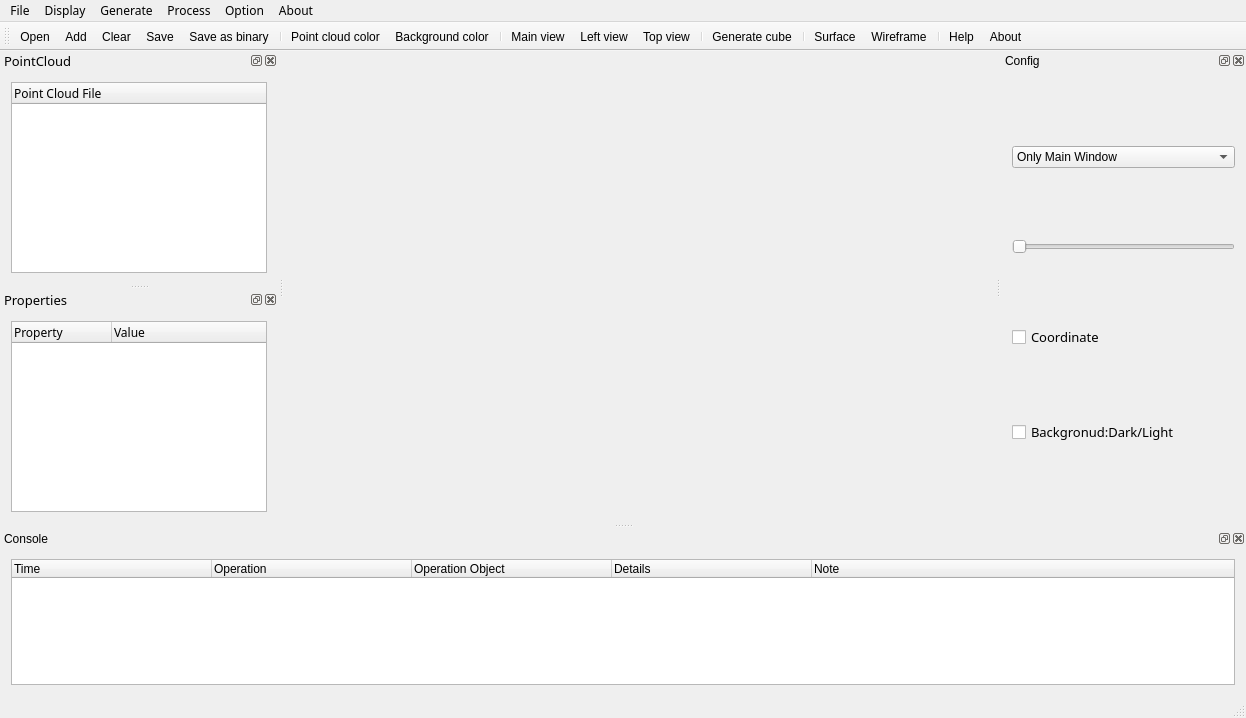
<?xml version="1.0" encoding="UTF-8"?>
<ui version="4.0">
 <class>Viewer</class>
 <widget class="QMainWindow" name="Viewer">
  <property name="geometry">
   <rect>
    <x>0</x>
    <y>0</y>
    <width>1246</width>
    <height>718</height>
   </rect>
  </property>
  <property name="sizePolicy">
   <sizepolicy hsizetype="Expanding" vsizetype="Expanding">
    <horstretch>85</horstretch>
    <verstretch>0</verstretch>
   </sizepolicy>
  </property>
  <property name="minimumSize">
   <size>
    <width>900</width>
    <height>650</height>
   </size>
  </property>
  <property name="maximumSize">
   <size>
    <width>16777215</width>
    <height>16777215</height>
   </size>
  </property>
  <property name="windowTitle">
   <string>3DViewer</string>
  </property>
  <property name="styleSheet">
   <string notr="true"/>
  </property>
  <property name="animated">
   <bool>true</bool>
  </property>
  <property name="tabShape">
   <enum>QTabWidget::Rounded</enum>
  </property>
  <property name="dockNestingEnabled">
   <bool>false</bool>
  </property>
  <widget class="QWidget" name="centralWidget">
   <property name="sizePolicy">
    <sizepolicy hsizetype="Preferred" vsizetype="Preferred">
     <horstretch>0</horstretch>
     <verstretch>0</verstretch>
    </sizepolicy>
   </property>
   <layout class="QHBoxLayout" name="horizontalLayout_5">
    <item>
     <widget class="QVTKOpenGLWidget" name="screen" native="true">
      <property name="minimumSize">
       <size>
        <width>600</width>
        <height>400</height>
       </size>
      </property>
     </widget>
    </item>
   </layout>
  </widget>
  <widget class="QMenuBar" name="menuBar">
   <property name="geometry">
    <rect>
     <x>0</x>
     <y>0</y>
     <width>1246</width>
     <height>36</height>
    </rect>
   </property>
   <property name="font">
    <font>
     <family>微软雅黑</family>
    </font>
   </property>
   <widget class="QMenu" name="menuFile">
    <property name="title">
     <string>File</string>
    </property>
    <addaction name="openAction"/>
    <addaction name="addAction"/>
    <addaction name="clearAction"/>
    <addaction name="saveAction"/>
    <addaction name="saveBinaryAction"/>
    <addaction name="exitAction"/>
   </widget>
   <widget class="QMenu" name="menuGenerate">
    <property name="title">
     <string>Generate</string>
    </property>
    <widget class="QMenu" name="menuBasic_shapes">
     <property name="title">
      <string>Basic shapes</string>
     </property>
     <property name="icon">
      <iconset resource="viewer.qrc">
       <normaloff>:/Resources/images/shape.png</normaloff>:/Resources/images/shape.png</iconset>
     </property>
     <addaction name="sphereAction"/>
     <addaction name="cylinderAction"/>
    </widget>
    <addaction name="cubeAction"/>
    <addaction name="menuBasic_shapes"/>
   </widget>
   <widget class="QMenu" name="menuAbout">
    <property name="title">
     <string>About</string>
    </property>
    <addaction name="helpAction"/>
    <addaction name="aboutAction"/>
   </widget>
   <widget class="QMenu" name="menuOption">
    <property name="title">
     <string>Option</string>
    </property>
    <widget class="QMenu" name="themeAction">
     <property name="title">
      <string>Theme</string>
     </property>
     <property name="icon">
      <iconset resource="viewer.qrc">
       <normaloff>:/Resources/images/theme.png</normaloff>:/Resources/images/theme.png</iconset>
     </property>
     <addaction name="windowsThemeAction"/>
     <addaction name="darculaThemeAction"/>
    </widget>
    <widget class="QMenu" name="langAction">
     <property name="title">
      <string>Language</string>
     </property>
     <property name="icon">
      <iconset resource="viewer.qrc">
       <normaloff>:/Resources/images/language.png</normaloff>:/Resources/images/language.png</iconset>
     </property>
     <addaction name="englishAction"/>
     <addaction name="chineseAction"/>
    </widget>
    <addaction name="themeAction"/>
    <addaction name="langAction"/>
   </widget>
   <widget class="QMenu" name="menuView">
    <property name="title">
     <string>Display</string>
    </property>
    <widget class="QMenu" name="menuAngle_view">
     <property name="title">
      <string>Angle view</string>
     </property>
     <addaction name="mainviewAction"/>
     <addaction name="leftviewAction"/>
     <addaction name="topviewAction"/>
    </widget>
    <addaction name="pointcolorAction"/>
    <addaction name="bgcolorAction"/>
    <addaction name="menuAngle_view"/>
   </widget>
   <widget class="QMenu" name="menuProcess">
    <property name="title">
     <string>Process</string>
    </property>
    <addaction name="meshsurfaceAction"/>
    <addaction name="wireframeAction"/>
   </widget>
   <addaction name="menuFile"/>
   <addaction name="menuView"/>
   <addaction name="menuGenerate"/>
   <addaction name="menuProcess"/>
   <addaction name="menuOption"/>
   <addaction name="menuAbout"/>
  </widget>
  <widget class="QToolBar" name="mainToolBar">
   <attribute name="toolBarArea">
    <enum>TopToolBarArea</enum>
   </attribute>
   <attribute name="toolBarBreak">
    <bool>false</bool>
   </attribute>
   <addaction name="openAction"/>
   <addaction name="addAction"/>
   <addaction name="clearAction"/>
   <addaction name="saveAction"/>
   <addaction name="saveBinaryAction"/>
   <addaction name="separator"/>
   <addaction name="pointcolorAction"/>
   <addaction name="bgcolorAction"/>
   <addaction name="separator"/>
   <addaction name="mainviewAction"/>
   <addaction name="leftviewAction"/>
   <addaction name="topviewAction"/>
   <addaction name="separator"/>
   <addaction name="cubeAction"/>
   <addaction name="separator"/>
   <addaction name="meshsurfaceAction"/>
   <addaction name="wireframeAction"/>
   <addaction name="separator"/>
   <addaction name="helpAction"/>
   <addaction name="aboutAction"/>
  </widget>
  <widget class="QStatusBar" name="statusBar"/>
  <widget class="QDockWidget" name="RGBDock">
   <property name="minimumSize">
    <size>
     <width>245</width>
     <height>400</height>
    </size>
   </property>
   <property name="maximumSize">
    <size>
     <width>300</width>
     <height>524287</height>
    </size>
   </property>
   <property name="windowTitle">
    <string>Config</string>
   </property>
   <attribute name="dockWidgetArea">
    <number>2</number>
   </attribute>
   <widget class="QWidget" name="dockWidgetContents_4">
    <layout class="QVBoxLayout" name="verticalLayout_2">
     <item>
      <widget class="QComboBox" name="renderNum">
        <item>
        <property name="text">
         <string>Only Main Window</string>
        </property>
       </item>
       <item>
        <property name="text">
         <string>Two Render Window</string>
        </property>
       </item>
       <item>
        <property name="text">
         <string>Four Render Window</string>
        </property>
       </item>
       <item>
        <property name="text">
         <string>Six Render Window</string>
        </property>
       </item>
      </widget>
     </item>
     <item>
        <widget class="QSlider" name="pSlider">
         <property name="sizePolicy">
          <sizepolicy hsizetype="Expanding" vsizetype="Fixed">
           <horstretch>0</horstretch>
           <verstretch>0</verstretch>
          </sizepolicy>
         </property>
         <property name="minimumSize">
          <size>
           <width>132</width>
           <height>0</height>
          </size>
         </property>
         <property name="minimum">
          <number>1</number>
         </property>
         <property name="maximum">
          <number>10</number>
         </property>
         <property name="sliderPosition">
          <number>1</number>
         </property>
         <property name="orientation">
          <enum>Qt::Horizontal</enum>
         </property>
        </widget>
       </item>
      <item>
      <widget class="QCheckBox" name="cooCbx">
       <property name="font">
        <font>
         <family>微软雅黑</family>
         <pointsize>10</pointsize>
        </font>
       </property>
       <property name="text">
        <string>Coordinate</string>
       </property>
      </widget>
     </item>
     <item>
      <widget class="QCheckBox" name="bgcCbx">
       <property name="font">
        <font>
         <family>微软雅黑</family>
         <pointsize>10</pointsize>
        </font>
       </property>
       <property name="text">
        <string>Backgronud:Dark/Light</string>
       </property>
      </widget>
     </item>
    </layout>
   </widget>
  </widget>
  <widget class="QDockWidget" name="dataDock">
   <property name="minimumSize">
    <size>
     <width>250</width>
     <height>233</height>
    </size>
   </property>
   <property name="maximumSize">
    <size>
     <width>300</width>
     <height>524287</height>
    </size>
   </property>
   <property name="font">
    <font>
     <family>微软雅黑</family>
     <pointsize>10</pointsize>
    </font>
   </property>
   <property name="windowTitle">
    <string>PointCloud</string>
   </property>
   <attribute name="dockWidgetArea">
    <number>1</number>
   </attribute>
   <widget class="QWidget" name="dockWidgetContents_5">
    <layout class="QVBoxLayout" name="verticalLayout_3">
     <item>
      <widget class="QTreeWidget" name="dataTree">
       <property name="minimumSize">
        <size>
         <width>0</width>
         <height>180</height>
        </size>
       </property>
       <property name="font">
        <font>
         <family>微软雅黑</family>
         <pointsize>9</pointsize>
        </font>
       </property>
       <property name="contextMenuPolicy">
        <enum>Qt::CustomContextMenu</enum>
       </property>
       <column>
        <property name="text">
         <string>Point Cloud File</string>
        </property>
       </column>
      </widget>
     </item>
    </layout>
   </widget>
  </widget>
  <widget class="QDockWidget" name="propertyDock">
   <property name="minimumSize">
    <size>
     <width>250</width>
     <height>233</height>
    </size>
   </property>
   <property name="font">
    <font>
     <family>微软雅黑</family>
     <pointsize>10</pointsize>
    </font>
   </property>
   <property name="windowTitle">
    <string>Properties</string>
   </property>
   <attribute name="dockWidgetArea">
    <number>1</number>
   </attribute>
   <widget class="QWidget" name="dockWidgetContents_6">
    <layout class="QVBoxLayout" name="verticalLayout_4">
     <item>
      <widget class="QTableWidget" name="propertyTable">
       <property name="minimumSize">
        <size>
         <width>0</width>
         <height>180</height>
        </size>
       </property>
       <property name="font">
        <font>
         <family>微软雅黑</family>
         <pointsize>9</pointsize>
        </font>
       </property>
       <property name="frameShadow">
        <enum>QFrame::Sunken</enum>
       </property>
       <property name="midLineWidth">
        <number>0</number>
       </property>
       <property name="horizontalScrollBarPolicy">
        <enum>Qt::ScrollBarAsNeeded</enum>
       </property>
       <property name="sizeAdjustPolicy">
        <enum>QAbstractScrollArea::AdjustIgnored</enum>
       </property>
       <property name="autoScroll">
        <bool>true</bool>
       </property>
       <property name="editTriggers">
        <set>QAbstractItemView::NoEditTriggers</set>
       </property>
       <property name="tabKeyNavigation">
        <bool>true</bool>
       </property>
       <property name="showDropIndicator" stdset="0">
        <bool>true</bool>
       </property>
       <property name="dragDropOverwriteMode">
        <bool>true</bool>
       </property>
       <property name="alternatingRowColors">
        <bool>false</bool>
       </property>
       <property name="selectionMode">
        <enum>QAbstractItemView::ExtendedSelection</enum>
       </property>
       <property name="textElideMode">
        <enum>Qt::ElideLeft</enum>
       </property>
       <property name="horizontalScrollMode">
        <enum>QAbstractItemView::ScrollPerItem</enum>
       </property>
       <property name="showGrid">
        <bool>false</bool>
       </property>
       <property name="wordWrap">
        <bool>true</bool>
       </property>
       <property name="cornerButtonEnabled">
        <bool>true</bool>
       </property>
       <property name="rowCount">
        <number>4</number>
       </property>
       <property name="columnCount">
        <number>2</number>
       </property>
       <attribute name="horizontalHeaderCascadingSectionResizes">
        <bool>false</bool>
       </attribute>
       <attribute name="horizontalHeaderMinimumSectionSize">
        <number>25</number>
       </attribute>
       <attribute name="horizontalHeaderDefaultSectionSize">
        <number>100</number>
       </attribute>
       <attribute name="horizontalHeaderHighlightSections">
        <bool>true</bool>
       </attribute>
       <attribute name="horizontalHeaderStretchLastSection">
        <bool>true</bool>
       </attribute>
       <attribute name="verticalHeaderVisible">
        <bool>false</bool>
       </attribute>
       <attribute name="verticalHeaderCascadingSectionResizes">
        <bool>false</bool>
       </attribute>
       <row/>
       <row/>
       <row/>
       <row/>
       <column>
        <property name="text">
         <string>Property</string>
        </property>
        <property name="textAlignment">
         <set>AlignLeading|AlignVCenter</set>
        </property>
       </column>
       <column>
        <property name="text">
         <string>Value</string>
        </property>
        <property name="textAlignment">
         <set>AlignLeading|AlignVCenter</set>
        </property>
       </column>
      </widget>
     </item>
    </layout>
   </widget>
  </widget>
  <widget class="QDockWidget" name="consoleDock">
   <property name="minimumSize">
    <size>
     <width>200</width>
     <height>140</height>
    </size>
   </property>
   <property name="maximumSize">
    <size>
     <width>524287</width>
     <height>220</height>
    </size>
   </property>
   <property name="windowTitle">
    <string>Console</string>
   </property>
   <attribute name="dockWidgetArea">
    <number>8</number>
   </attribute>
   <widget class="QWidget" name="dockWidgetContents_7">
    <layout class="QVBoxLayout" name="verticalLayout_5">
     <item>
      <widget class="QTableWidget" name="consoleTable">
       <property name="showGrid">
        <bool>false</bool>
       </property>
       <property name="gridStyle">
        <enum>Qt::SolidLine</enum>
       </property>
       <property name="rowCount">
        <number>0</number>
       </property>
       <property name="columnCount">
        <number>5</number>
       </property>
       <attribute name="horizontalHeaderVisible">
        <bool>true</bool>
       </attribute>
       <attribute name="horizontalHeaderDefaultSectionSize">
        <number>200</number>
       </attribute>
       <attribute name="horizontalHeaderStretchLastSection">
        <bool>true</bool>
       </attribute>
       <attribute name="verticalHeaderVisible">
        <bool>false</bool>
       </attribute>
       <column>
        <property name="text">
         <string>Time</string>
        </property>
        <property name="textAlignment">
         <set>AlignLeading|AlignVCenter</set>
        </property>
       </column>
       <column>
        <property name="text">
         <string>Operation</string>
        </property>
        <property name="textAlignment">
         <set>AlignLeading|AlignVCenter</set>
        </property>
       </column>
       <column>
        <property name="text">
         <string>Operation Object</string>
        </property>
        <property name="textAlignment">
         <set>AlignLeading|AlignVCenter</set>
        </property>
       </column>
       <column>
        <property name="text">
         <string>Details</string>
        </property>
        <property name="textAlignment">
         <set>AlignLeading|AlignVCenter</set>
        </property>
       </column>
       <column>
        <property name="text">
         <string>Note</string>
        </property>
        <property name="textAlignment">
         <set>AlignLeading|AlignVCenter</set>
        </property>
       </column>
      </widget>
     </item>
    </layout>
   </widget>
  </widget>
  <action name="openAction">
   <property name="icon">
    <iconset resource="viewer.qrc">
     <normaloff>:/Resources/images/open.png</normaloff>:/Resources/images/open.png</iconset>
   </property>
   <property name="text">
    <string>Open</string>
   </property>
   <property name="statusTip">
    <string>open a exsting file</string>
   </property>
   <property name="shortcut">
    <string>Ctrl+O</string>
   </property>
  </action>
  <action name="saveAction">
   <property name="icon">
    <iconset resource="viewer.qrc">
     <normaloff>:/Resources/images/save.png</normaloff>:/Resources/images/save.png</iconset>
   </property>
   <property name="text">
    <string>Save</string>
   </property>
   <property name="statusTip">
    <string>save the file</string>
   </property>
   <property name="shortcut">
    <string>Ctrl+S</string>
   </property>
  </action>
  <action name="saveasAction">
   <property name="text">
    <string>Save as...</string>
   </property>
  </action>
  <action name="cubeAction">
   <property name="icon">
    <iconset resource="viewer.qrc">
     <normaloff>:/Resources/images/cube.png</normaloff>:/Resources/images/cube.png</iconset>
   </property>
   <property name="text">
    <string>Generate cube</string>
   </property>
   <property name="statusTip">
    <string>generate a cube point cloud</string>
   </property>
  </action>
  <action name="helpAction">
   <property name="icon">
    <iconset resource="viewer.qrc">
     <normaloff>:/Resources/images/help.png</normaloff>:/Resources/images/help.png</iconset>
   </property>
   <property name="text">
    <string>Help</string>
   </property>
   <property name="statusTip">
    <string>show help information</string>
   </property>
  </action>
  <action name="aboutAction">
   <property name="icon">
    <iconset resource="viewer.qrc">
     <normaloff>:/Resources/images/about.png</normaloff>:/Resources/images/about.png</iconset>
   </property>
   <property name="text">
    <string>About</string>
   </property>
   <property name="statusTip">
    <string>show some information of the software</string>
   </property>
  </action>
  <action name="changeAction">
   <property name="icon">
    <iconset resource="viewer.qrc">
     <normaloff>:/Resources/images/change.png</normaloff>:/Resources/images/change.png</iconset>
   </property>
   <property name="text">
    <string>Change</string>
   </property>
   <property name="statusTip">
    <string>change the format of the file</string>
   </property>
  </action>
  <action name="exitAction">
   <property name="icon">
    <iconset resource="viewer.qrc">
     <normaloff>:/Resources/images/exit.png</normaloff>:/Resources/images/exit.png</iconset>
   </property>
   <property name="text">
    <string>Exit</string>
   </property>
   <property name="shortcut">
    <string>Ctrl+Q</string>
   </property>
  </action>
  <action name="pointcolorAction">
   <property name="icon">
    <iconset resource="viewer.qrc">
     <normaloff>:/Resources/images/pointcolor.png</normaloff>:/Resources/images/pointcolor.png</iconset>
   </property>
   <property name="text">
    <string>Point cloud color</string>
   </property>
  </action>
  <action name="bgcolorAction">
   <property name="icon">
    <iconset resource="viewer.qrc">
     <normaloff>:/Resources/images/bgcolor.png</normaloff>:/Resources/images/bgcolor.png</iconset>
   </property>
   <property name="text">
    <string>Background color</string>
   </property>
  </action>
  <action name="mainviewAction">
   <property name="icon">
    <iconset resource="viewer.qrc">
     <normaloff>:/Resources/images/zhengshi.png</normaloff>:/Resources/images/zhengshi.png</iconset>
   </property>
   <property name="text">
    <string>Main view</string>
   </property>
  </action>
  <action name="leftviewAction">
   <property name="icon">
    <iconset resource="viewer.qrc">
     <normaloff>:/Resources/images/zuoshi.png</normaloff>:/Resources/images/zuoshi.png</iconset>
   </property>
   <property name="text">
    <string>Left view</string>
   </property>
  </action>
  <action name="topviewAction">
   <property name="icon">
    <iconset resource="viewer.qrc">
     <normaloff>:/Resources/images/fushi.png</normaloff>:/Resources/images/fushi.png</iconset>
   </property>
   <property name="text">
    <string>Top view</string>
   </property>
  </action>
  <action name="dataAction">
   <property name="checkable">
    <bool>true</bool>
   </property>
   <property name="checked">
    <bool>true</bool>
   </property>
   <property name="text">
    <string>Data Manager</string>
   </property>
  </action>
  <action name="propertyAction">
   <property name="checkable">
    <bool>true</bool>
   </property>
   <property name="checked">
    <bool>true</bool>
   </property>
   <property name="text">
    <string>Property Manager</string>
   </property>
  </action>
  <action name="consoleAction">
   <property name="checkable">
    <bool>true</bool>
   </property>
   <property name="checked">
    <bool>true</bool>
   </property>
   <property name="text">
    <string>Console</string>
   </property>
  </action>
  <action name="RGBAction">
   <property name="checkable">
    <bool>true</bool>
   </property>
   <property name="checked">
    <bool>true</bool>
   </property>
   <property name="text">
    <string>RGB Manager</string>
   </property>
  </action>
  <action name="clearAction">
   <property name="icon">
    <iconset resource="viewer.qrc">
     <normaloff>:/Resources/images/clear.png</normaloff>:/Resources/images/clear.png</iconset>
   </property>
   <property name="text">
    <string>Clear</string>
   </property>
  </action>
  <action name="addAction">
   <property name="icon">
    <iconset resource="viewer.qrc">
     <normaloff>:/Resources/images/add.png</normaloff>:/Resources/images/add.png</iconset>
   </property>
   <property name="text">
    <string>Add</string>
   </property>
  </action>
  <action name="sphereAction">
   <property name="icon">
    <iconset resource="viewer.qrc">
     <normaloff>:/Resources/images/sphere.png</normaloff>:/Resources/images/sphere.png</iconset>
   </property>
   <property name="text">
    <string>Sphere</string>
   </property>
  </action>
  <action name="cylinderAction">
   <property name="icon">
    <iconset resource="viewer.qrc">
     <normaloff>:/Resources/images/cylinder.png</normaloff>:/Resources/images/cylinder.png</iconset>
   </property>
   <property name="text">
    <string>Cylinder</string>
   </property>
  </action>
  <action name="meshsurfaceAction">
   <property name="icon">
    <iconset resource="viewer.qrc">
     <normaloff>:/Resources/images/mesh.png</normaloff>:/Resources/images/mesh.png</iconset>
   </property>
   <property name="text">
    <string>Surface</string>
   </property>
  </action>
  <action name="wireframeAction">
   <property name="icon">
    <iconset resource="viewer.qrc">
     <normaloff>:/Resources/images/frame.png</normaloff>:/Resources/images/frame.png</iconset>
   </property>
   <property name="text">
    <string>Wireframe</string>
   </property>
  </action>
  <action name="windowsThemeAction">
   <property name="text">
    <string>Windows</string>
   </property>
  </action>
  <action name="darculaThemeAction">
   <property name="text">
    <string>Darcula</string>
   </property>
  </action>
  <action name="englishAction">
   <property name="text">
    <string>English</string>
   </property>
  </action>
  <action name="chineseAction">
   <property name="text">
    <string>Chinese</string>
   </property>
  </action>
  <action name="saveBinaryAction">
   <property name="icon">
    <iconset resource="viewer.qrc">
     <normaloff>:/Resources/images/saveBinary.png</normaloff>:/Resources/images/saveBinary.png</iconset>
   </property>
   <property name="text">
    <string>Save as binary</string>
   </property>
   <property name="statusTip">
    <string>Save point cloud as binary file</string>
   </property>
  </action>
  <action name="actionBilateralFilter">
   <property name="text">
    <string>BilateralFilter</string>
   </property>
  </action>
  <action name="actionRotate90">
   <property name="text">
    <string>Rotate90</string>
   </property>
  </action>
 </widget>
 <layoutdefault spacing="6" margin="11"/>
 <customwidgets>
  <customwidget>
   <class>QVTKOpenGLWidget</class>
   <extends>QWidget</extends>
   <header>QVTKOpenGLWidget.h</header>
  </customwidget>
 </customwidgets>
 <resources>
  <include location="viewer.qrc"/>
 </resources>
 <connections/>
</ui>
